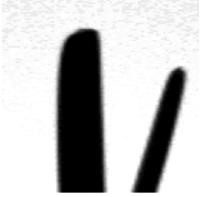
#> input picture test_images/image/cactus.jpg, 205 x 197 px, found by its file name
$ jupyter execute otsu_method.ipynb
#> lines starting #> are read from the running program, lines starting #| are printed output that depends on the picture; after the words box and inside, x2 and y2 are one past the last pixel; in counts of white or black regions, pixels touching at a corner belong together
[cell 1]
import numpy as np
import matplotlib.pyplot as plt
from PIL import Image
import cv2

[cell 2]
# ---------- 1. Compute histogram ----------
def compute_histogram(img):
    return np.bincount(img.ravel(), minlength=256)


# ---------- 2. Compute Otsu threshold ----------
def otsu_threshold(hist):
    total_pixels = hist.sum()
    intensity = np.arange(256)

    total_mean = np.sum(intensity * hist)

    sumB = 0.0
    wB = 0.0
    max_var = 0.0
    optimal_threshold = 0

    for t in range(256):
        wB += hist[t]
        if wB == 0:
            continue

        wF = total_pixels - wB
        if wF == 0:
            break

        sumB += t * hist[t]

        mB = sumB / wB
        mF = (total_mean - sumB) / wF

        var_between = wB * wF * (mB - mF) ** 2

        if var_between > max_var:
            max_var = var_between
            optimal_threshold = t

    return optimal_threshold

[cell 3]
# ---------- 3. Decide foreground side ----------
def determine_foreground_side(img, threshold):

    above = img >= threshold
    below = img < threshold

    # Heuristic: smaller region = foreground
    if np.sum(above) < np.sum(below):
        foreground_side = True
    else:
        foreground_side = False

    return threshold, foreground_side

[cell 4]
# ---------- 4. Main analysis function ----------
def analyze_image(img):
    hist = compute_histogram(img)
    threshold = otsu_threshold(hist)
    threshold, foreground_side = determine_foreground_side(img, threshold)

    return threshold, foreground_side


# ---------- 5. Apply segmentation ----------
def apply_segmentation(img, threshold, foreground_side):
    if foreground_side:
        binary = np.where(img >= threshold, 255, 0)
    else:
        binary = np.where(img < threshold, 255, 0)

    return binary.astype(np.uint8)

[cell 5]
def contrast_segmentation(img):

    threshold, _ = cv2.threshold(
        img,
        0,
        255,
        cv2.THRESH_BINARY + cv2.THRESH_OTSU
    )

    threshold = int(threshold)

    above_count = np.count_nonzero(img >= threshold)

    fg_above = above_count < (img.size - above_count)

    return threshold, fg_above

[cell 6]
# ---------- 6. Visualization ----------
def plot_results(original, segmented):
    plt.figure(figsize=(10, 4))

    plt.subplot(1, 2, 1)
    plt.title("Original Image")
    plt.imshow(original, cmap='gray')
    plt.axis('off')

    plt.subplot(1, 2, 2)
    plt.title("Foreground (White)")
    plt.imshow(segmented, cmap='gray')
    plt.axis('off')

    plt.tight_layout()
    plt.show()


# ---------- Example usage ----------
image = Image.open('/mnt/Personal/Projects/Autofocus/test_images/image/cactus.jpg').convert("L")
img = np.asarray(image)

threshold, fg_side = analyze_image(img)
#> in analyze_image, `hist = compute_histogram(img)`: hist = 256 values, max 12398 at index 255, min 6 at index 108, mean 157.8
#> in otsu_threshold, `total_pixels = hist.sum()`: total_pixels = 40385
#> in otsu_threshold, `total_mean = np.sum(intensity * hist)`: total_mean = 7707521
#> the loop in otsu_threshold, `for t in range(256):` made 256 passes
#> (wB, wF, sumB, mB, mF, max_var) on passes 1 to 12: (6282, 34103, 0, 0, 226, 1.09e+13), (6660, 33725, 378, 0.0568, 228.5, 1.17e+13), (6906, 33479, 870, 0.126, 230.2, 1.22e+13), (7050, 33335, 1302, 0.185, 231.2, 1.25e+13), (7164, 33221, 1758, 0.245, 232, 1.28e+13), (7236, 33149, 2118, 0.293, 232.4, 1.29e+13), (7309, 33076, 2556, 0.35, 232.9, 1.31e+13), (7371, 33014, 2990, 0.406, 233.4, 1.32e+13), (7435, 32950, 3502, 0.471, 233.8, 1.33e+13), (7511, 32874, 4186, 0.557, 234.3, 1.35e+13), (7590, 32795, 4976, 0.656, 234.9, 1.37e+13), (7640, 32745, 5526, 0.723, 235.2, 1.38e+13)
#> (wB, wF, sumB, mB, mF) on pass 100: (9447, 30938, 91450, 9.68, 246.2)
#> in determine_foreground_side, `above = img >= threshold`:
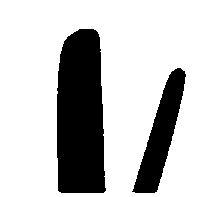
#> above: shape (197, 205) bool; 75.7% white; 2 black regions, box (x1, y1, x2, y2) and area: (57, 29, 106, 193) 7113, (132, 68, 186, 193) 2713

print("Optimal Threshold:", threshold)
#| Optimal Threshold: 130

segmented_img = apply_segmentation(img, threshold, fg_side)

plot_results(img, segmented_img)
#> in plot_results, `plt.show()`:
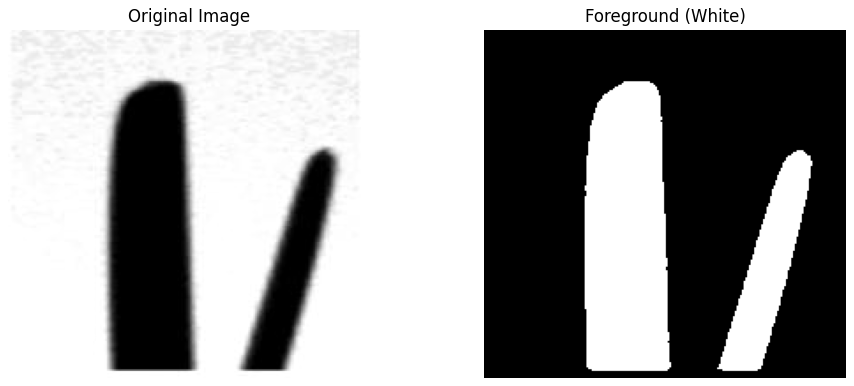
#> figure drawn by matplotlib, 2 panels

threshold, fg_side = contrast_segmentation(img)

print("Optimal Threshold:", threshold)
#| Optimal Threshold: 130

segmented_img = apply_segmentation(img, threshold, fg_side)

plot_results(img, segmented_img)
